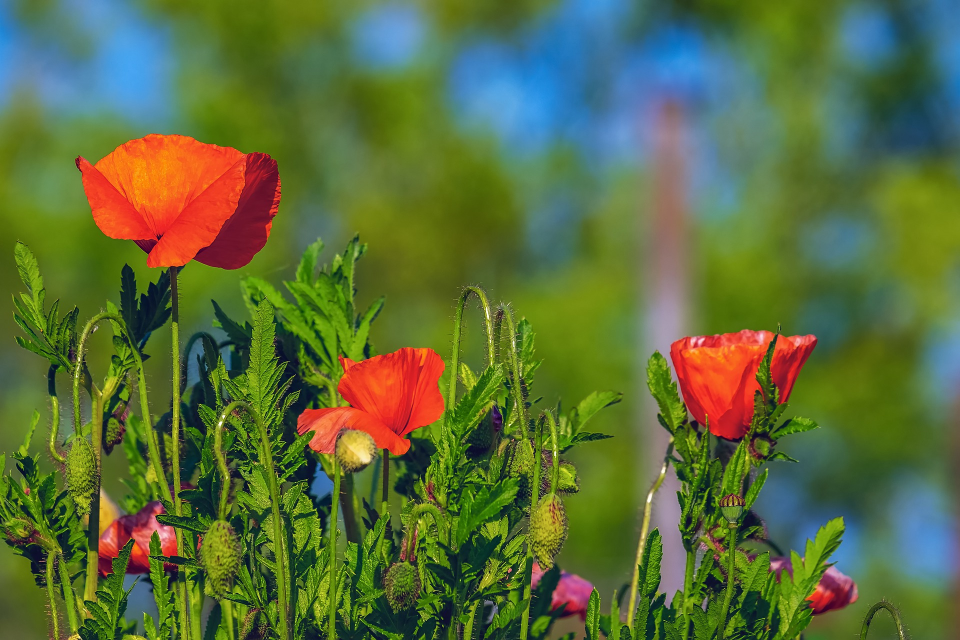
//> input picture materials/4.jpg, 1920 x 1280 px (shown at 1/2 size)
$ ./main   (built with g++ and OpenCV 4)
//> lines starting //> are read from the running program, lines starting //| are printed output that depends on the picture
/****************************************************************************
**
** Copyright (C) 2019 Xiaohai <xiaohaidotpro@outlook.com>.
** Contact: http://xiaohai.pro
**
** This file is part of learningOpenCV3
**
**
****************************************************************************/

#include "bits/stdc++.h"

#include "opencv2/opencv.hpp"

int main(int /* argc */, char** /* argv */) {
    cv::Mat src1, src2, dst;
    src1 = cv::imread("../../materials/4.jpg", cv::IMREAD_COLOR);
//> src1 is the input picture: 1280 rows x 1920 cols, CV_8UC3; mean B, G, R 60.1, 109, 91.6
    src2 = cv::imread("../../materials/5.jpg", cv::IMREAD_COLOR);
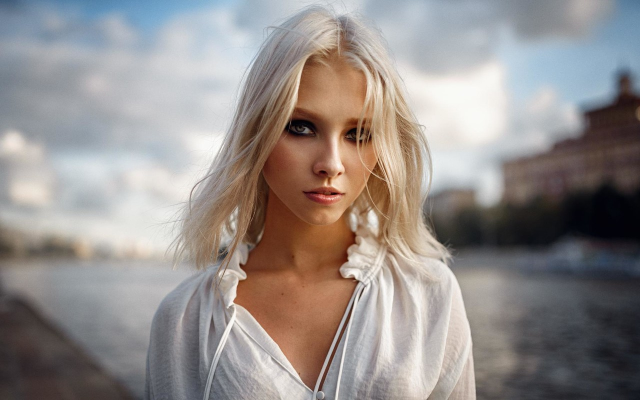
//> input picture materials/5.jpg, 1280 x 800 px (shown at 1/2 size)
//> src2 is the input picture: 800 rows x 1280 cols, CV_8UC3; mean B, G, R 138.8, 141.6, 148.4
    if (src1.empty() || src2.empty()) {
        std::cout << "load image error..." << std::endl;
        return -1;
    }

    double alpha = 0.7;
    double beta = 0.3;
    double gamma = 0.0;

    int width = 300;
    int height = 300;

    cv::Mat roi1(src1, cv::Rect(100, 100, width, height));
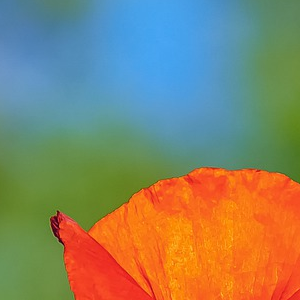
//> roi1: 300 rows x 300 cols, CV_8UC3; mean B, G, R 104.6, 131.7, 136.6
    cv::Mat roi2(src2, cv::Rect(300, 300, width, height));
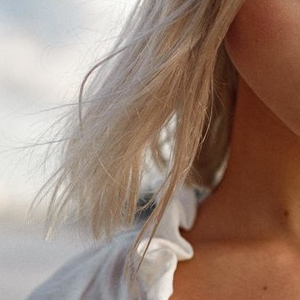
//> roi2: 300 rows x 300 cols, CV_8UC3; mean B, G, R 117.5, 131.1, 155.1

    cv::addWeighted(roi1, alpha, roi2, beta, gamma, dst);
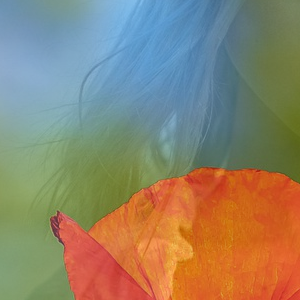
//> dst: 300 rows x 300 cols, CV_8UC3; mean B, G, R 108.5, 131.5, 142.1

    std::string dstWindowTitle{"Dst Window"};
    cv::namedWindow(dstWindowTitle, cv::WINDOW_GUI_NORMAL);
    cv::imshow(dstWindowTitle, dst);

    cv::waitKey(0);

    return 0;
}
